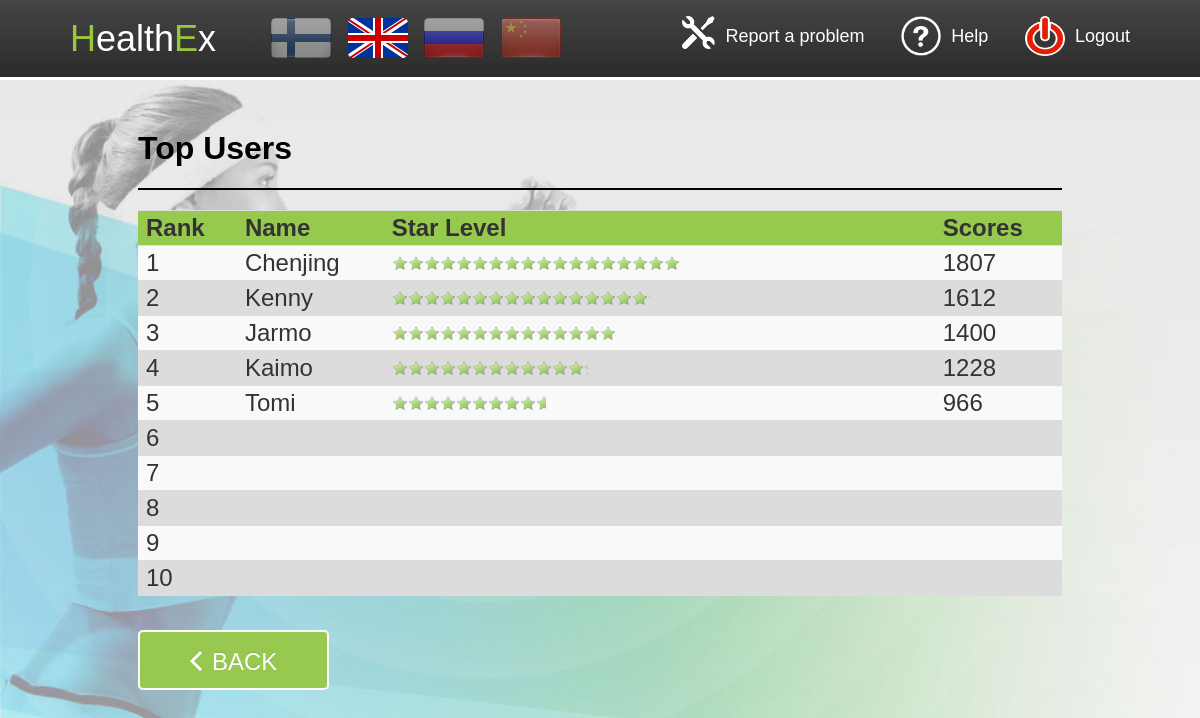
The page /kiosk/rank.php on the database its author committed.
### tables this page shows
CREATE TABLE IF NOT EXISTS `user` (
`id` int(11) NOT NULL,
  `uid` int(11) NOT NULL,
  `name` varchar(20) NOT NULL,
  `pass` varchar(20) NOT NULL,
  `email` varchar(30) NOT NULL,
  `gender` varchar(4) NOT NULL,
  `age` int(11) NOT NULL,
  `gravatar` varchar(20) NOT NULL,
  `language` varchar(10) NOT NULL,
  `experience` int(11) NOT NULL,
  `status` varchar(50) NOT NULL,
  `scores` int(11) NOT NULL
);

### kiosk/rank.php (the view, shortened to what this page needs)
<?php
	include( dirname(__FILE__) . '/header.php' );
	$query = "SELECT * FROM `user` order by scores desc limit 10";
	$result = mysqli_query( $db, $query );
	$row = array();
	while($r = mysqli_fetch_assoc($result)){
			$row[] = $r;
	};
?>
<div class="wrapper">
	<div class="content">
		<div class="heading">
			<h1 class=""><?=RANK_TOP_USERS?></h1>
		</div>
		<div class="body">
			<table width="100%" cellpadding="0" cellspacing="1" id="ranktable">
				<thead>
					<tr class="ranktitle"><th><?=RANK_RANK?></th><th><?=RANK_NAME?></th><th><?=RANK_STAR_LEVEL?></th><th><?=RANK_SCORES?></th></tr>
				</thead>
				<tbody>
				<?php
					$length = count($row);
					for($i=0;$i<10;$i++){
						if($i%2){
							echo '<tr class="rankitem2"><td>';
						}else{
							echo '<tr class="rankitem"><td>';
						};
						if( $i<$length ){
							$width = $row[$i]['scores'] * 16 / 100;
							$num = $i+1;
							echo $num.'</td><td>'.$row[$i]['name'].'</td><td><div class ="starbox"><div class="star" style = "width:'.$width.'px"></div></td><td>'.$row[$i]['scores'].'</td></tr>';
						}else{
							$num = $i+1;
							echo $num.'</td><td></td><td><div class ="starbox"><div class="star" style = "width:0px"></div></td><td></td></tr>';
						}
					}
				?>
					<tr><td colspan="4" height="20">&nbsp;</td></tr>
					<tr>
					   <td colspan="4" style="padding:0;border:none;">
					   	<button class="btn prev" onclick="javascript:history.go(-1);"><?=BACK?></button>
					   </td>
					</tr>
					</tbody>
			</table>
	   </div>
	</div>
</div>
</body></html>

### header.php (shortened to what this page needs)
<?php
	function curPage()
	{
		return substr($_SERVER["SCRIPT_NAME"],strrpos($_SERVER["SCRIPT_NAME"],"/")+1);
	}
?>
<!DOCTYPE HTML PUBLIC "-//W3C//DTD HTML 4.01//EN" "http://www.w3.org/TR/html4/strict.dtd">
<html>
<head>
	<link rel="stylesheet" type="text/css" href="<?php echo IP_CSS ?>main.css">

### kiosk/header.php (shortened to what this page needs)
<?php
	include( P_ROOT . 'header.php' );
?>
	<link rel="stylesheet" type="text/css" href="<?php echo IP_CSS ?>kiosk-main.css">
	<link rel="stylesheet" type="text/css" href="<?php echo IP_CSS ?>login.css">
	<link rel="stylesheet" type="text/css" href="<?php echo IP_CSS ?>error.css">
	<link rel="stylesheet" type="text/css" href="<?php echo IP_CSS ?>exercise.css">
	<link rel="stylesheet" type="text/css" href="<?php echo IP_CSS ?>help.css">
	<link rel="stylesheet" type="text/css" href="<?php echo IP_CSS ?>rank.css">
	<link rel="stylesheet" type="text/css" href="<?php echo IP_CSS ?>welcome.css">
	<link rel="stylesheet" type="text/css" href="<?php echo IP_CSS ?>register.css">
	<link rel="stylesheet" type="text/css" href="<?php echo IP_CSS ?>profile.css">
	<link rel="stylesheet" type="text/css" href="<?php echo IP_CSS ?>yini.css">
	<link rel="stylesheet" type="text/css" href="<?php echo IP_CSS ?>report.css">
	<link rel="stylesheet" type="text/css" href="<?php echo IP_CSS ?>challenge.css">
</head>
<body>
<table id="header" cellpadding="0" cellspacing="0" border="0">
<tr valign="middle">
	<td width="50">&nbsp;</td>
	<td id="header-text" onclick="location.href='welcome.php'"><span class="green">H</span>ealth<span class="green">E</span>x</td>
	<td width="400" align="center">
		<img class="language<?php if($_SESSION['language']!='fi') echo ' opacity' ?>" src="<?=IP_PICTURES;?>fi.png" onclick="location.href='<?php echo curPage();?>?lang=fi'" />
		<img class="language<?php if($_SESSION['language']!='en') echo ' opacity' ?>" src="<?=IP_PICTURES;?>en.png" onclick="location.href='<?php echo curPage();?>?lang=en'"  />
		<img class="language<?php if($_SESSION['language']!='ru') echo ' opacity' ?>" src="<?=IP_PICTURES;?>ru.png" onclick="location.href='<?php echo curPage();?>?lang=ru'"  />
		<img class="language<?php if($_SESSION['language']!='cn') echo ' opacity' ?>" src="<?=IP_PICTURES;?>cn.png" onclick="location.href='<?php echo curPage();?>?lang=cn'"  />
	</td>
	<td align="right">
		<div class="menu-item report-problem" onclick="location.href='report.php'">
		<img class="menu-image" src="<?=IP_PICTURES?>tool.png">
		<span class="menu-text"><?=REPORT_PROBLEM?></span>
		</div>
		<div class="menu-item help" onclick="location.href='help.php'">
		<img class="menu-image" src="<?=IP_PICTURES?>help.png">
		<span class="menu-text"><?=HELP?></span>
		</div>
		<div class="menu-item help" onclick="location.href='login.php'">
		<img class="menu-image" src="<?=IP_PICTURES?>logout.png">
		<span class="menu-text"><?=LOGOUT?></span>
		</div>
	</td>
	<td width="50">&nbsp;</td>
</tr></table>

### interface/styles/kiosk-main.css (style rules this page uses)
html { width: 100%; height: 100%; }
div { border: 0px solid red; }
#header { width: 100%; height: 80px; background-color: #303636; color: #FFF; }
#header-text { font-size: 36px; padding-left: 20px; width: 160px; }
.menu-image { height: 40px; width: 40px; display: inline; }
.menu-text { height: 40px; display: inline; padding: 8px; position: relative; top: -14px; color: #FFF; }
.menu-item { display: inline-block; padding-left: 10px; padding-right: 10px; }
.language { width: 60px; height: 40px; margin-top: 5px; margin-left: 5px; margin-right: 5px; border-radius: 5px; }
.opacity { opacity: 0.5; }
.green { color: #97c740; }

### interface/styles/rank.css (style rules this page uses)
table#ranktable { border-collapse: collapse; border-spacing: 0; border-color: gray; color: #333; }
table#ranktable thead { display: table-header-group; vertical-align: middle; border-color: inherit; }
table#ranktable th { font-weight: bold; vertical-align: bottom; }
table#ranktable th, table#ranktable td { padding: 8px; line-height: 18px; border-top: 1px solid #DDD; text-align: left; }
table#ranktable tbody { display: table-row-group; vertical-align: middle; border-color: inherit; }
table#ranktable tr.ranktitle { background-color: #97C94E; }
table#ranktable tr.rankitem { background-color: #F9F9F9; }
table#ranktable tr.rankitem2 { background-color: #DCDCDC; }
table#ranktable div.starbox { height: 16px; width: 400px; }
table#ranktable div.star { background-image: url("../pictures/star.png"); background-repeat: repeat-x; height: 16px; }

### interface/styles/yini.css (style rules this page uses)
* { box-sizing: border-box; }
html, body { font-family: Airal, sans-serif; font-size: 24px; padding: 0; margin: 0; }
body { background: url('../pictures/bg3.jpg') center 80px no-repeat; background-size: cover; }
h1, h2, h3, h4, h5, h6 { margin-top: 0; font-family: Arial, sans-serif; }
h1 { font-size: 32px; }
#header { border-bottom: 3px solid #fff; background: #454545; background: -moz-linear-gradient(top, #454545 0%, #2b2b2b 100%); background: -webkit-gradient(linear, left top, left bottom, color-stop(0%,#454545), color-stop(100%,#2b2b2b)); background: -webkit-linear-gradient(top, #454545 0%,#2b2b2b 100%); background: -o-linear-gradient(top, #454545 0%,#2b2b2b 100%); background: -ms-linear-gradient(top, #454545 0%,#2b2b2b 100%); background: linear-gradient(to bottom, #454545 0%,#2b2b2b 100%); filter: progid:DXImageTransform.Microsoft.gradient( startColorstr='#454545', endColorstr='#2b2b2b',GradientType=0 ); }
.language { width: auto; height: 40px; }
.menu-item { padding-right: 0; }
.menu-image { height: 40px; width: auto; float: left; }
.menu-item.report-problem .menu-image { height: 33px; }
.menu-text { float: left; height: 40px; line-height: 40px; display: inline-block; color: #FFF; margin-left: 10px; margin-right: 20px; padding: 0; position: inherit; top: 0; font-family: arial; font-size: 18px; }
.content { width: 924px; margin: 0 auto; padding: 50px 0 0; }
.heading { border-bottom: 2px solid #000; }
.body { padding: 20px 0; }
.btn { border: 2px solid #fff; background: #97c950; color: #fff; text-align: center; text-transform: uppercase; text-shadow: 0 -1px 0 #88b547; border-radius: 5px; -webkit-border-radius: 5px; -moz-border-radius: 5px; padding: 10px 50px; height: 60px; line-height: 40px; font-size: 24px; position: relative; }
.btn.prev { padding-left: 72px; }
.btn:before { content: ''; display: block; position: absolute; top: 18px; width: 12px; height: 21px; }
.btn.prev:before { background: url('../pictures/arrow-white-left.png') no-repeat; left: 50px; }

### rows shown on the page
user: num "1", name "Chenjing", scores "1807"
user: num "2", name "Kenny", scores "1612"
user: num "3", name "Jarmo", scores "1400"
user: num "4", name "Kaimo", scores "1228"
user: num "5", name "Tomi", scores "966"

### other values the page prints
REPORT_PROBLEM "Report a problem"
HELP "Help"
LOGOUT "Logout"
RANK_TOP_USERS "Top Users"
RANK_RANK "Rank"
RANK_NAME "Name"
RANK_STAR_LEVEL "Star Level"
RANK_SCORES "Scores"
$num "6"
$num "7"
$num "8"
$num "9"
$num "10"
BACK "BACK"
